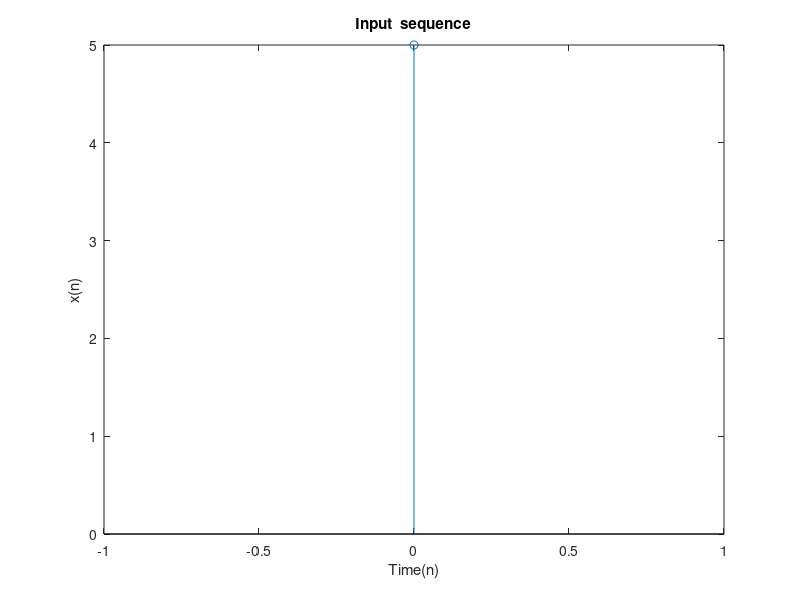
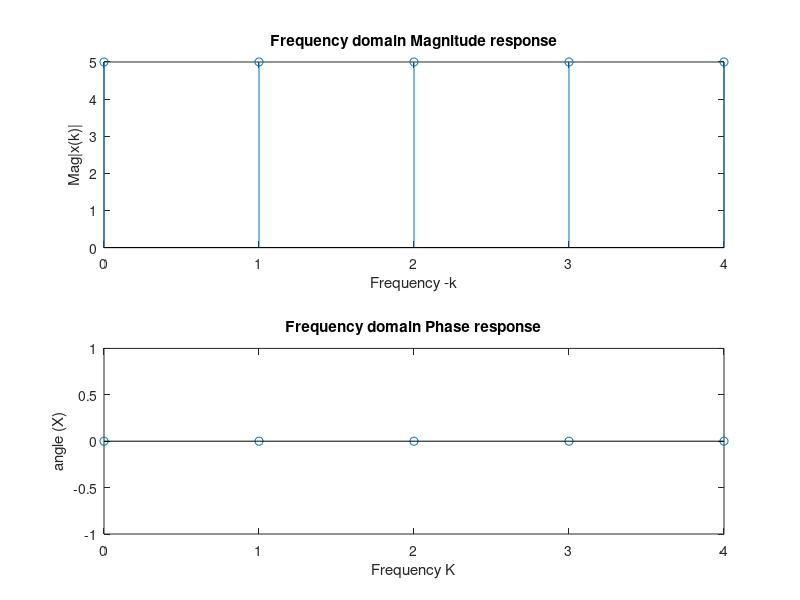

Reproduce these figures in MATLAB, in order.
clc;
clear;
x=input('enter the time domain sequence')
N=input('enter the NO.of points of dft')
X=fft(x,N)
x1=ifft(X,N)
n=0:length(x)-1;

stem(n,x);
title('Input  sequence');xlabel('Time(n)');ylabel('x(n)');

k=0:N-1;
figure(2)

subplot(2,1,1);
stem(k,abs(X));
title('Frequency domain Magnitude response');xlabel('Frequency -k');ylabel('Mag|x(k)|');

subplot(2,1,2);
stem(k,angle(X));
xlabel('Frequency K');ylabel('angle (X)');title('Frequency domain Phase response');

